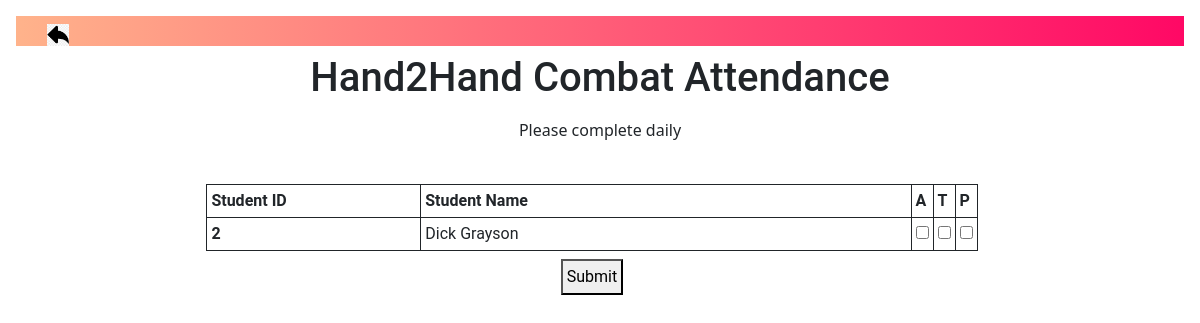
/attendance/3 (signed in), run on the app's committed database.
### projectC/models.py (models this page shows, shortened)
class Course(models.Model):
    title = models.CharField(max_length=225, null=False)
    courseImage = models.ImageField(null=True, blank=True, upload_to='images/')
    teacher = models.ForeignKey(User, related_name="course_teacher", on_delete = models.CASCADE)
    student = models.ManyToManyField(User, related_name= "course_student",  blank=True)
    created_at = models.DateTimeField(auto_now_add=True)
    updated_at = models.DateTimeField(auto_now=True)

class User(AbstractUser):
    class Types(models.TextChoices):
        TEACHER = "TEACHER", "Teacher"
        STUDENT = "STUDENT", "Student"
        PARENT = "PARENT", "Parent"
    isTeacher = models.BooleanField(default=False)
    isStudent = models.BooleanField(default=False)
    first_name = models.CharField(max_length=225, null=True)
    last_name = models.CharField(max_length=225, null=True)
    username = models.CharField(unique = True, max_length=225, null=True)
    type = models.CharField(_('Type'), max_length=250, choices = Types.choices, default = Types.STUDENT)
    email = models.EmailField(unique=True)
    profilePic = models.ImageField(null=True, blank=True, upload_to='images/')
    created_at = models.DateTimeField(auto_now_add=True)
    updated_at = models.DateTimeField(auto_now=True)
    USERNAME_FIELD = 'username'

### projectC/views.py (the view)
# urls.py: path('attendance/<int:course_id>', views.attendance),
def attendance(request, course_id):
    course_id = get_object_or_404(Course, id = course_id)
    student = Student.objects.filter(course_student = course_id)
    count = student.count()
    attendance_formset = formset_factory(AttendanceForm, extra=count)
    date = datetime.today().date
    print(student)
    if request.user.is_authenticated:
        teacher = request.user
        if request.method == 'POST':
            formset = attendance_formset(request.POST)
            list = zip(student,formset)
            if formset.is_valid():
                for form, student in zip(formset,student):
                    date = datetime.today()
                    mark = form.cleaned_data['status']
                    print(mark)
                    check_attendance = Attendance.objects.filter(coures=course_id, date=date, student=student)
                    print(check_attendance)
                    if check_attendance:
                        attendance = Attendance.objects.get(course=course_id,date=date,student=student)
                        if attendance.status == 'Absent':
                            student.absent = student.absent - 1
                        elif attendance.status == 'Present':
                            student.present = student.present - 1
                        attendance.status = mark
                        attendance.save()
                    else:
                        attendance = Attendance()
                        attendance.teacher = teacher
                        attendance.student = student
                        attendance.date = date
                        attendance.status= mark
                        attendance.save()
                    if mark == 'Absent':
                        student.absent = student.absent + 1
                    if mark == 'Present':
                        student.present = student.present + 1
                    student.save()
                context = {
                    'students': student,
                    'course': course_id,
                }
                messages.success(request,'Attendance submited')
                return HttpResponseRedirect('/take_attendance/course.id')
            else:
                messages.error(request,'An error occured try again')
        else:
            list = zip(student,attendance_formset())
            context = {
                'formset': attendance_formset(),
                'students': student,
                'teacher': teacher,
                'course':course_id,
                'list': list,
                'date':date,
            }
            return render(request, 'take_attendance.html', context)
    else:
        return HttpResponse(status=403)

### projectC/models.py (called while the page is built)
    def __str__(self):
        name = f'{self.first_name} {self.last_name}'
        return str(name)

### projectC/templates/take_attendance.html (shortened to what this page needs)
<!DOCTYPE html>
<html lang="en">
    <head>
    {% load static %}
    <link href="https://cdn.jsdelivr.net/npm/bootstrap@5.0.0/dist/css/bootstrap.min.css" rel="stylesheet"
>
    <link rel="stylesheet" type="text/css" href="{% static 'style.css' %}">
    </head>
    <body>
        <div class='topnav'>
            <a href="{{request.META.HTTP_REFERER}}"><img src={% static "media/img/back.png"%} alt="back" style="width: 30px; margin: 0 15px"></a>
        </div>
        <h1> {{course.title}} Attendance </h1>
        <p> Please complete daily </p>
        <div class='container'>
            <div class="row">
                <div class="col-12">
                    <table class="center">
                    <col style="width: 30%" />
                    <col style="width: 80%" />
                    <col style="width: 50%" />
                    <col style="width: 50%" />
                    <col style="width: 50%" />
                    <col style="width: 60%" />
                    <head>
                        <tr>
                        <th scope="col">Student ID</th>
                        <th scope="col">Student Name</th>
                        <th scope="col">A</th>
                        <th scope="col">T</th>
                        <th scope="col">P</th>
                        </tr>
                    </head>
                    <body>
                    <form action="" method="POST">
                        {% for student in course.student.all %}
                        <tr>
                            <th scope="row">{{student.id}}</th>
                            <td>{{student.first_name}} {{student.last_name}}</td>
                            <td><input type="checkbox" name="A" /></td>
                            <td><input type="checkbox" name="T" /></td>
                            <td><input type="checkbox" name="P" /></td>
                            </tr>
                        {% endfor %}
                    </body>
                    </table>
                    <div class="text-center">
                        <button type="submit" >Submit</button>
                    </div>
    </body>
</html>

### projectC/static/style.css (style rules this page uses)
* { margin: 4px; padding: 4px; }

### projectC/templates/take_attendance.html (style rules this page uses)
.topnav { background-image: linear-gradient(to right, #ffb38b, #ff0865); height: 30px; }
.container { margin: auto; width: 70%; padding: 10px; font-family: Roboto, Arial, sans-serif; }
h1 { text-align: center; font-family: Roboto, Arial, sans-serif; }
p { text-align: center; }
table { border: 1px solid; }
th, td { border: 1px solid; }
.text-center { text-align: center; }
.center { margin-left: auto; margin-right: auto; }
.row { width: 100%; }

### data on the page
Course: title "Hand2Hand Combat"
User: id "2", first_name "Dick", last_name "Grayson"
